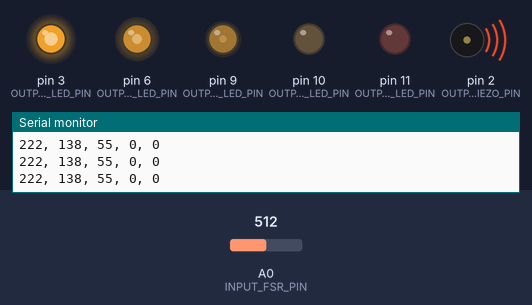
The sketch below on a simulated Arduino Uno, built with avr-gcc and run on an emulated ATmega328P. Shown: output pins drawn as LEDs (lit = HIGH), buzzer (waves = sounding), the last lines printed to the serial monitor. The test bench sets the inputs (shaded band); at power-on: A0 (INPUT_FSR_PIN) = 512.

Above: at 1.2 s.
1.3 s: A0 (INPUT_FSR_PIN) set to 716
At 2.1 s:
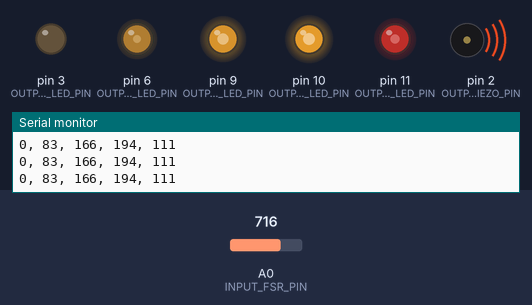
2.8 s: A0 (INPUT_FSR_PIN) set to 699
At 3.9 s:
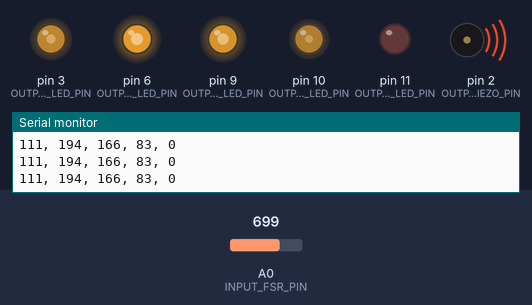
4.3 s: A0 (INPUT_FSR_PIN) set to 900
At 5.4 s:
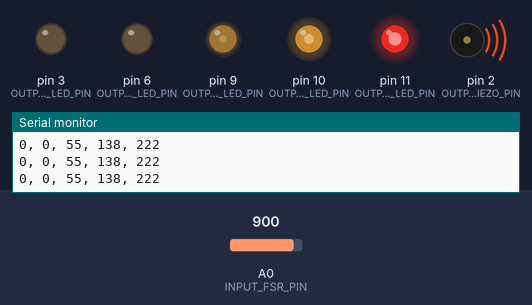
5.8 s: A0 (INPUT_FSR_PIN) set to 891
At 6.4 s:
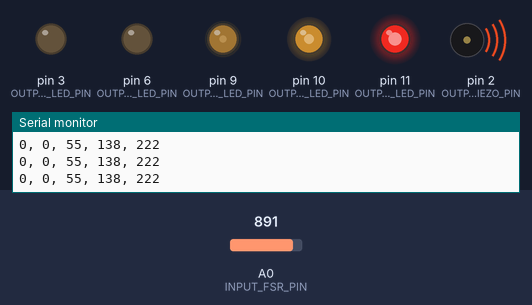
8.8 s: A0 (INPUT_FSR_PIN) set to 874
At 9.8 s:
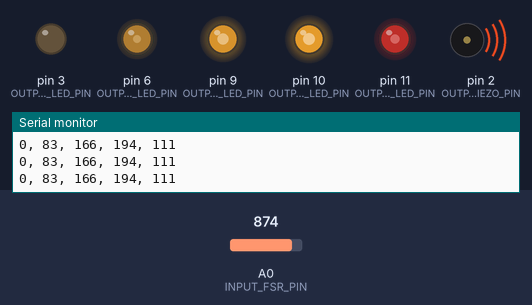
10.3 s: A0 (INPUT_FSR_PIN) set to 122
At 11.1 s:
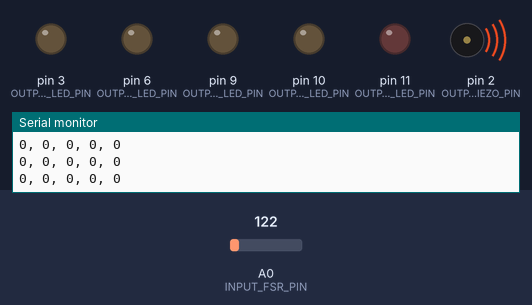
Timing chart, 0 to 12.8 s (numbered marks = the images above; inputs shaded):
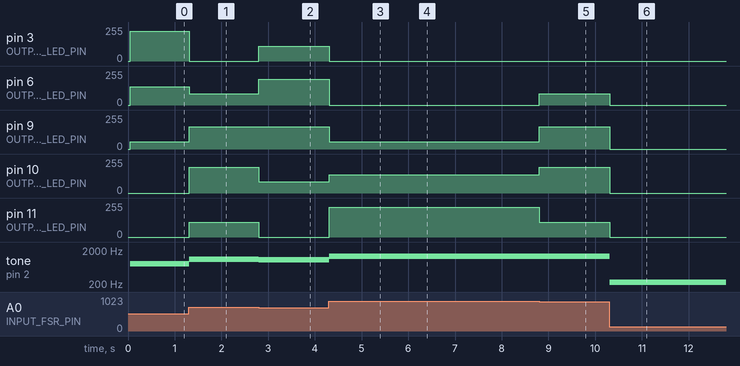

Measured:
- the behaviour switches between 707 and 706 on A0 (INPUT_FSR_PIN) (found by bisection; images 1 and 2)
- the behaviour switches between 883 and 882 on A0 (INPUT_FSR_PIN) (found by bisection; images 4 and 5)
- after the input at 1.3 s, pin 3 (OUTPUT_GRN_LED_PIN): 222/255 → 0/255 at once; pin 6 (OUTPUT_BLU_LED_PIN): 138/255 → 83/255 at once; pin 9 (OUTPUT_WHT_LED_PIN): 55/255 → 166/255 at once; pin 10 (OUTPUT_YLW_LED_PIN): 0/255 → 194/255 at once; pin 11 (OUTPUT_RED_LED_PIN): 0/255 → 111/255 at once
- after the input at 2.8 s, pin 3 (OUTPUT_GRN_LED_PIN): 0/255 → 111/255 at once; pin 6 (OUTPUT_BLU_LED_PIN): 83/255 → 194/255 at once; pin 10 (OUTPUT_YLW_LED_PIN): 194/255 → 83/255 at once; pin 11 (OUTPUT_RED_LED_PIN): 111/255 → 0/255 at once; tone on pin 2 (OUTPUT_PIEZO_PIN): 1064 Hz → 1040 Hz at once
- after the input at 4.3 s, pin 3 (OUTPUT_GRN_LED_PIN): 111/255 → 0/255 at once; pin 6 (OUTPUT_BLU_LED_PIN): 194/255 → 0/255 at once; pin 9 (OUTPUT_WHT_LED_PIN): 166/255 → 55/255 at once; pin 10 (OUTPUT_YLW_LED_PIN): 83/255 → 138/255 at once; pin 11 (OUTPUT_RED_LED_PIN): 0/255 → 222/255 at once
- after the input at 5.8 s, tone on pin 2 (OUTPUT_PIEZO_PIN): 1325 Hz → 1312 Hz at once
- after the input at 8.8 s, pin 6 (OUTPUT_BLU_LED_PIN): 0/255 → 83/255 at once; pin 9 (OUTPUT_WHT_LED_PIN): 55/255 → 166/255 at once; pin 10 (OUTPUT_YLW_LED_PIN): 138/255 → 194/255 at once; pin 11 (OUTPUT_RED_LED_PIN): 222/255 → 111/255 at once; tone on pin 2 (OUTPUT_PIEZO_PIN): 1312 Hz → 1288 Hz at once
- after the input at 10.3 s, pin 6 (OUTPUT_BLU_LED_PIN): 83/255 → 0/255 at once; pin 9 (OUTPUT_WHT_LED_PIN): 166/255 → 0/255 at once; pin 10 (OUTPUT_YLW_LED_PIN): 194/255 → 0/255 at once; pin 11 (OUTPUT_RED_LED_PIN): 111/255 → 0/255 at once; tone on pin 2 (OUTPUT_PIEZO_PIN): 1288 Hz → 222 Hz at once

The sketch:

L5_3.ino
```cpp
const int OUTPUT_GRN_LED_PIN = 3;
const int OUTPUT_BLU_LED_PIN = 6;
const int OUTPUT_WHT_LED_PIN = 9;
const int OUTPUT_YLW_LED_PIN = 10;
const int OUTPUT_RED_LED_PIN = 11;
const int OUTPUT_PIEZO_PIN = 2;
const int INPUT_FSR_PIN = A0;
const int INTERVAL_MS = 50;

const int MAX_ANALOG_OUT = 255;

unsigned long _lastTS = 0;

class LED {
  private:
    const int _outputPin;

  public:
    LED(int out) : _outputPin(out) {  // Constructor
      pinMode(_outputPin, OUTPUT);
    }

    void fade(int fadeVal) {
      analogWrite(_outputPin, fadeVal);
    }
};

LED _whiteLEDButton(OUTPUT_WHT_LED_PIN);
LED _redLEDButton(OUTPUT_RED_LED_PIN);
LED _yellowLEDButton(OUTPUT_YLW_LED_PIN);
LED _greenLEDButton(OUTPUT_GRN_LED_PIN);
LED _blueLEDButton(OUTPUT_BLU_LED_PIN);

void setup() {
  pinMode(OUTPUT_PIEZO_PIN, OUTPUT);
  pinMode(INPUT_FSR_PIN, INPUT);
  Serial.begin(9600);
}

void loop() {
  unsigned long curTS = millis();

  int fsrVal = analogRead(INPUT_FSR_PIN);
  int piezoVal = map(fsrVal, 0, 1023, 50, 1500);
  int fadeVal = map(fsrVal, 0, 1023, 0, 255);

  if(curTS - _lastTS >= INTERVAL_MS && fsrVal > 10) {
    tone(OUTPUT_PIEZO_PIN, piezoVal);
    fadeLEDs(fadeVal);
  } else if (curTS - _lastTS >= INTERVAL_MS) {
    noTone(OUTPUT_PIEZO_PIN);
    fadeLEDs(0);
  }
  /*Serial.print(fsrVal);
  Serial.print(", ");
  Serial.print(fadeVal);
  Serial.print(", ");
  Serial.println(piezoVal);*/
}

void fadeLEDs(int fadeVal) {
  // f(x) = 111 (2 - |x - fadeVal/51|) where x = the LED (2,2,75,3.5,4.25,5)
  int greenFade = calcFadeVal(1, fadeVal);
  int blueFade = calcFadeVal(2, fadeVal);
  int whiteFade = calcFadeVal(3, fadeVal);
  int yellowFade = calcFadeVal(4, fadeVal);
  int redFade = calcFadeVal(5, fadeVal);

  _greenLEDButton.fade(greenFade);
  _blueLEDButton.fade(blueFade);
  _whiteLEDButton.fade(whiteFade);
  _yellowLEDButton.fade(yellowFade);
  _redLEDButton.fade(redFade);

  Serial.print(greenFade);
  Serial.print(", ");
  Serial.print(blueFade);
  Serial.print(", ");
  Serial.print(whiteFade);
  Serial.print(", ");
  Serial.print(yellowFade);
  Serial.print(", ");
  Serial.println(redFade);
}

double calcFadeVal(int ledNum, int fadeVal) {
  double result = 111 * (2 - abs((2 + ((ledNum-1) * 0.75)) - (fadeVal / (222 / 5))));
  if(result < 0) {
    result = 0;
  }
  return result;
}

long map(long x, long in_min, long in_max, long out_min, long out_max) {
  return (x - in_min) * (out_max - out_min) / (in_max - in_min) + out_min;
}
```
